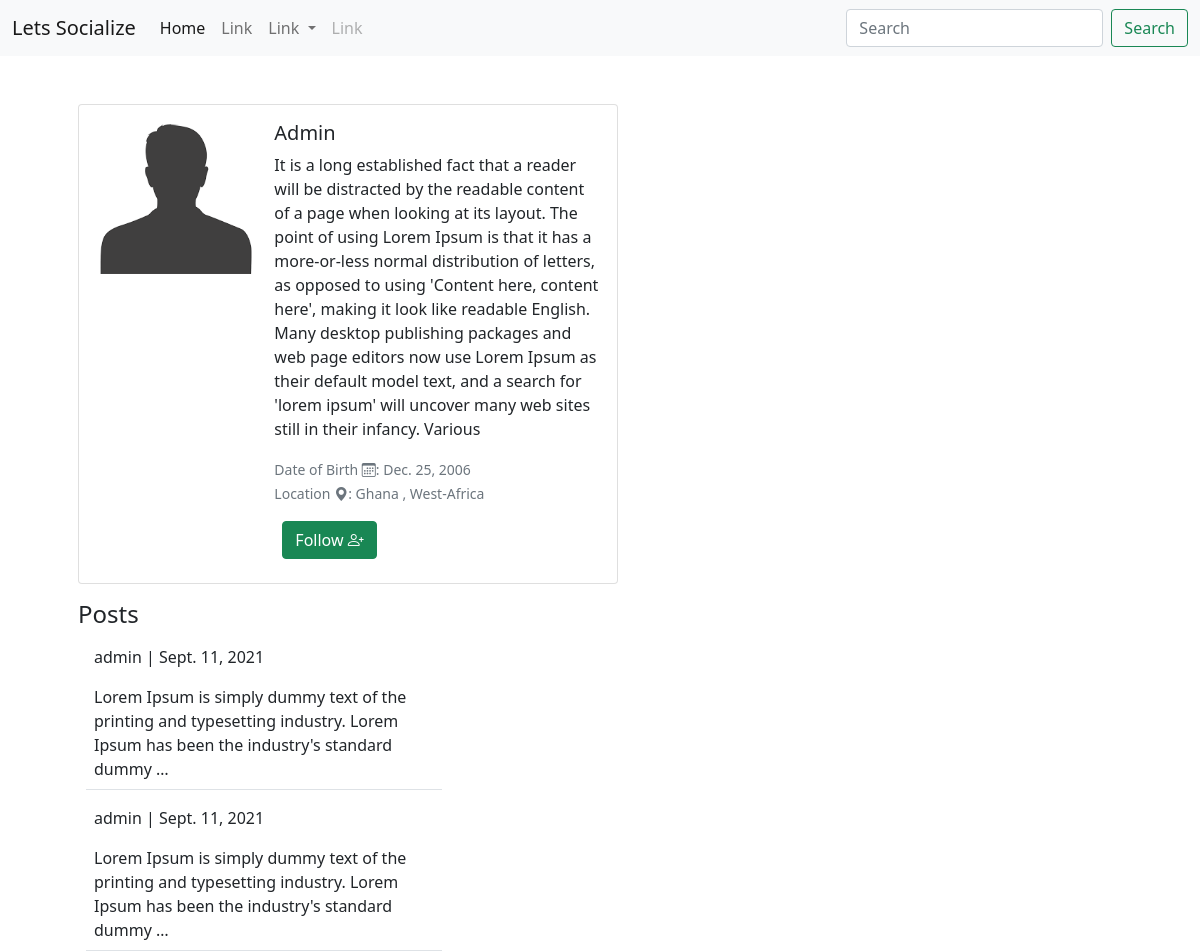
The page /social/profile/1/ (upper part) on the database as committed earlier.
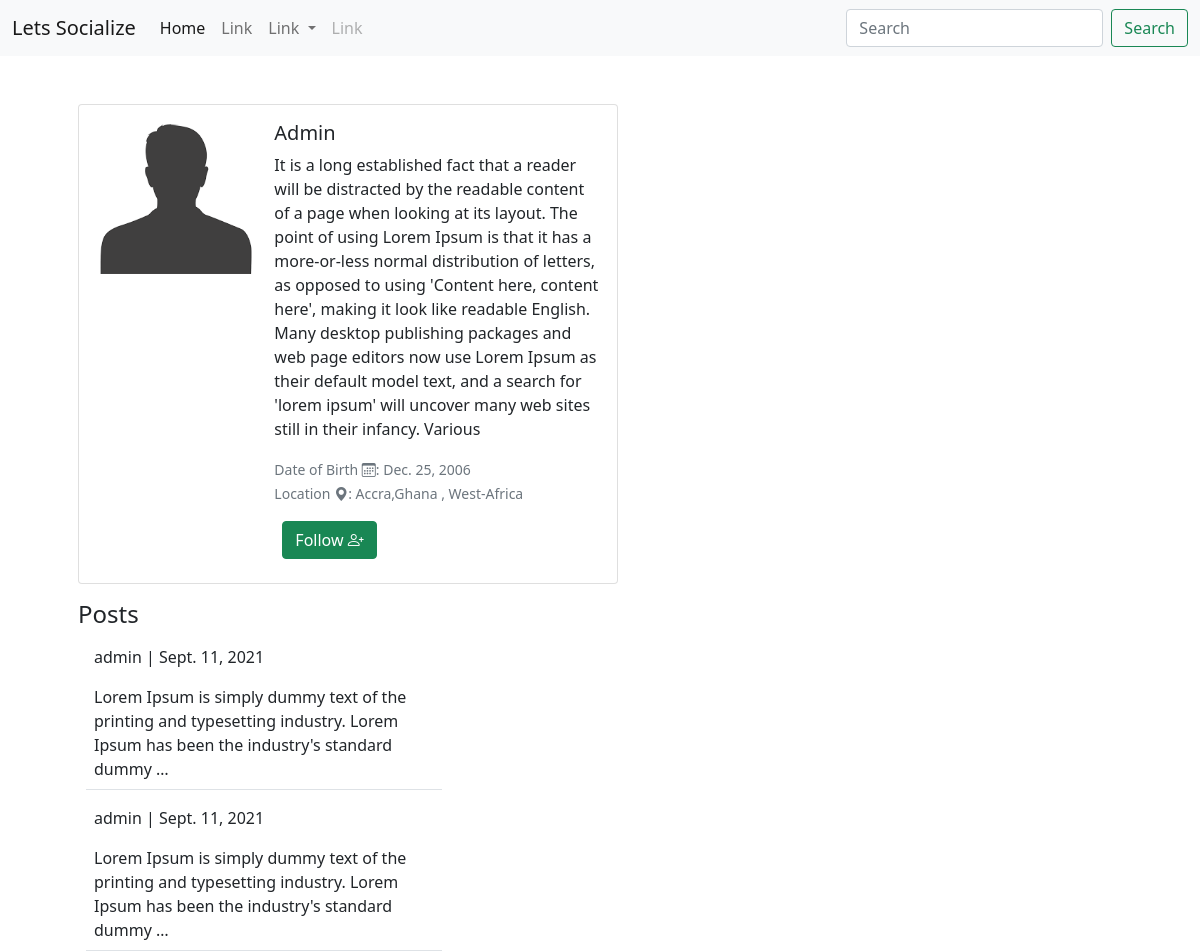
The same page on the database as committed later.
### social/models.py (models this page shows)
class UserProfile(models.Model):
  user = models.OneToOneField(User,primary_key=True, verbose_name='user', related_name='profile', on_delete=models.CASCADE)
  name = models.CharField(max_length=30, blank=True, null=True)
  bio  = models.TextField(max_length=500, blank=True, null=True)
  birth_date = models.DateField(null=True, blank=True)
  location   = models.CharField(max_length=50, blank=True, null=True)
  followers  = models.ManyToManyField(User,related_name='followers', blank=True)
  picture = models.ImageField(upload_to='uploads/profile_pictures', default='uploads/profile_pictures/images.jpg', blank=True)

### social/views.py (the view)
# urls.py: path('profile/<int:pk>/',views.Profile,name="profile"),
def Profile(request, pk):
  profile = UserProfile.objects.get(user_id=pk)
  user = profile.user
  posts = Post.objects.filter(author=user).order_by('created_on')
  context = {
    'user':user,
    'profile':profile,
    'posts':posts
  }
  return render(request, 'social/profile.html',context)

### templates/social/profile.html (shortened to what this page needs)
{% extends 'base.html' %}
{%  block content %}
<div class="container">
  <div class="row ">
    <div class="col-md-8 m-4 p-4">
      <div class="card mb-3" style="max-width: 540px;">
        <div class="row g-0">
          <div class="col-md-4">
            <img src="{{ profile.picture.url }}" class=" m-2 p-2 img-fluid rounded-start"  alt="...">
          </div>
          <div class="col-md-8">
            <div class="card-body">
              {% if profile.name %}
              <h5 class="card-title">{{ profile.name }}</h5>
              {% endif %}
              {% if profile.bio %}
              <p class="card-text">{{ profile.bio }}</p>
              {% endif %}
              <p class="card-text">
                {% if profile.birth_date %}
                <small class=" text-muted">
                   Date of Birth <i class="bi bi-calendar3"></i>: {{ profile.birth_date }}
                </small>
                {% endif %}
                <br>
                {% if profile.location%}
                <small class="text-muted">
                  Location <i class="bi bi-geo-alt-fill"></i>: {{ profile.location }}
                </small>
                {% endif %}
              </p>
              <form action="" method=""  class="m-2">
                <button type="submit" type="button" class="btn btn-success" name="profile_id" value="{{ object.id }}">  Follow <i class="bi bi-person-plus"></i> </button>
              </form>
            </div>
          </div>
        </div>
      </div>
     <h4> Posts </h4>
      {% if posts %}
      {% for post in posts %}
      <div  class="col-md-6 border-bottom m-2 p-2">
        <a class="text-decoration-none link-dark " href="{% url 'social:post_detail' post.id %}">
           <p>{{ post.author }} | {{ post.created_on }} </p>
          {{ post.body | truncatewords:20 }}
        </a>
      </div>
      {% endfor %}
      {% endif %}
    </div>
    </div>
  </div>
{% endblock %}

Rows that differ between the two databases and show on the page:
changed UserProfile "Admin": location "Ghana , West-Africa" → "Accra,Ghana , West-Africa"
